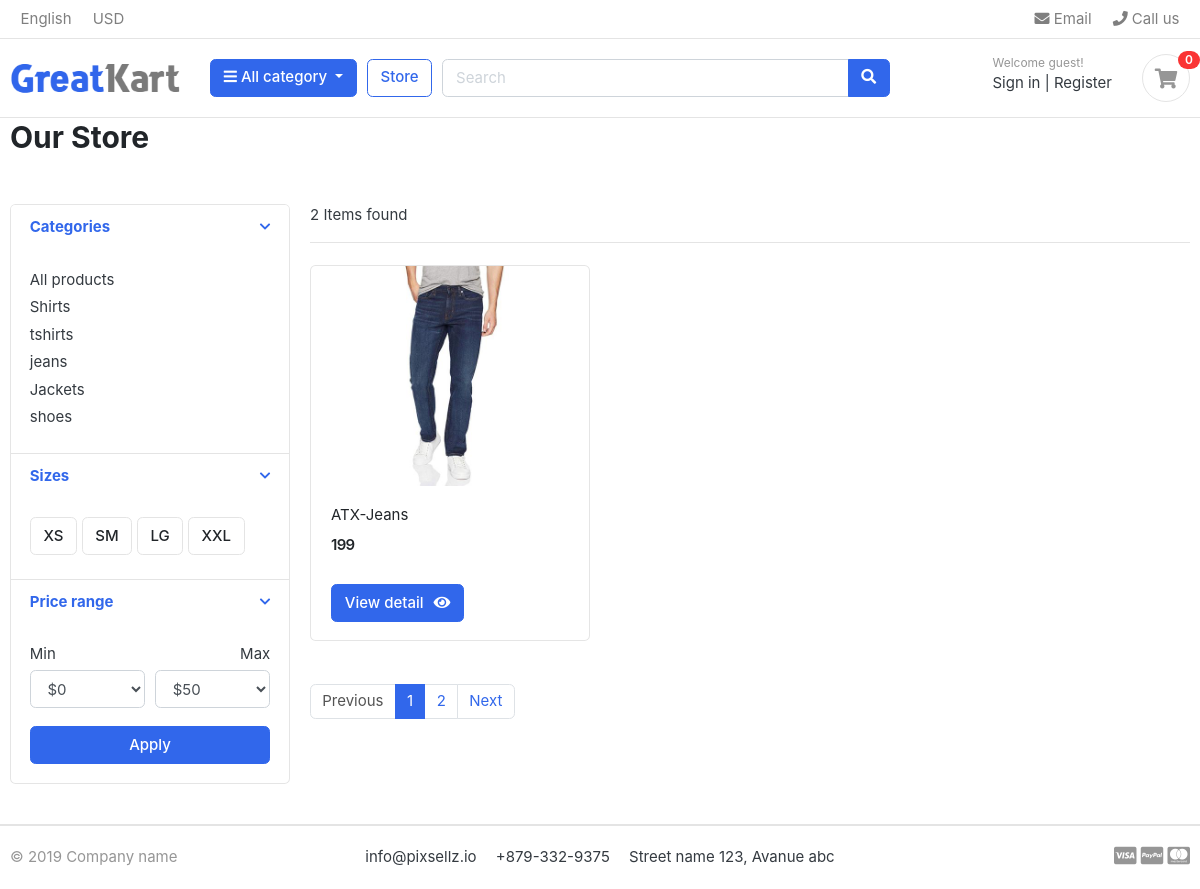
Page /store/category/jeans/ on the committed database.
### category/models.py (models this page shows, shortened)
class Category(models.Model):
    category_name=models.CharField(max_length=200)
    category_description=models.TextField()
    slug=models.CharField(max_length=200, unique=True)
    image=models.ImageField(upload_to='photos/categories',blank=True, null=True)
    class Meta():
        verbose_name='category'
        verbose_name_plural='categories'
    def get_url(self):
        return reverse('products_by_category', args=[self.slug])

### store/models.py (models this page shows, shortened)
class Product(models.Model):
    product_name=models.CharField(max_length=200,unique=True)
    slug        =models.CharField(max_length=200,unique=True)
    description =models.TextField()
    price       =models.IntegerField()
    images      =models.ImageField(upload_to='photos/products',null=True,blank=True)
    stock      =models.IntegerField()
    is_available=models.BooleanField(default=True)
    category    =models.ForeignKey(Category, on_delete=models.CASCADE)
    created_date=models.DateTimeField(auto_now_add=True)
    modified_date =models.DateTimeField(auto_now=True)
    def get_url(self):
        return reverse('product_detail',args=[self.category.slug, self.slug])

### store/views.py (the view)
# urls.py: path('store/', include('store.urls')),
def store(request, category_slug=None):
    products=None
    categories=None
    if category_slug != None:
        categories=get_object_or_404(Category, slug=category_slug)
        products=Product.objects.filter(category=categories, is_available=True)
        paginator=Paginator(products, 1)
        page=request.GET.get('page')
        paged_products=paginator.get_page(page)
        product_count=products.count()
    else:
        products=Product.objects.all().filter(is_available=True).order_by(id)
        paginator=Paginator(products, 6)
        page=request.GET.get('page')
        paged_products=paginator.get_page(page)
        product_count=products.count()
    context={
            'products':paged_products,
            'product_count':product_count,
        }
    return render(request, 'store.html',context)

### carts/context_processor.py (called while the page is built)
def counter(request):
    cart_count=0
    if 'admin' in request.path:
        return {}
    else :
        try:
            cart=Cart.objects.filter(cart_id=_cart_id(request))
            cart_items=CartItem.objects.all().filter(cart=cart[:1])
            for cart_item in cart_items:
                cart_count += 1
        except cart.DoesNotExist:
            cart_count=0
    return dict(cart_count=cart_count)

### carts/views.py (called while the page is built)
def _cart_id(request):
    cart = request.session.session_key
    if not cart:
        request.session.create()
        cart = request.session.session_key
    return cart

### category/context_processor.py (called while the page is built)
def menu_links(request):
    links=Category.objects.all()
    return dict(links=links)

### templates/store.html (shortened to what this page needs)
{% extends 'base.html' %}
{% load static %}
{% block content %}
    <section class="section_pagetop_bg">
        <div class="container">
            <h2 class="title-page">Our Store</h2>
        </div>
    </section>
    <section class="section-content padding-y">
<div class="container">
<div class="row">
	<aside class="col-md-3">
<div class="card">
	<article class="filter-group">
		<header class="card-header">
			<a href="#" data-toggle="collapse" data-target="#collapse_1" aria-expanded="true" class="">
				<i class="icon-control fa fa-chevron-down"></i>
				<h6 class="title">Categories</h6>
			</a>
		</header>
		<div class="filter-content collapse show" id="collapse_1" style="">
			<div class="card-body">
				<ul class="list-menu">
				<li><a href="{% url 'store' %}">All products</a></li>
				{% for category in links %}
				<li><a href="{{ category.get_url }}">{{ category.category_name }}</a></li>
				{% endfor %}
				</ul>
			</div>
		</div>
	</article>
	<article class="filter-group">
		<header class="card-header">
			<a href="#" data-toggle="collapse" data-target="#collapse_4" aria-expanded="true" class="">
				<i class="icon-control fa fa-chevron-down"></i>
				<h6 class="title">Sizes </h6>
			</a>
		</header>
		<div class="filter-content collapse show" id="collapse_4" style="">
			<div class="card-body">
			  <label class="checkbox-btn">
			    <span class="btn btn-light"> XS </span>
			  </label>
			  <label class="checkbox-btn">
			    <span class="btn btn-light"> SM </span>
			  </label>
			  <label class="checkbox-btn">
			    <span class="btn btn-light"> LG </span>
			  </label>
			  <label class="checkbox-btn">
			    <span class="btn btn-light"> XXL </span>
			  </label>
		</div>
		</div>
	</article>
	<article class="filter-group">
		<header class="card-header">
			<a href="#" data-toggle="collapse" data-target="#collapse_3" aria-expanded="true" class="">
				<i class="icon-control fa fa-chevron-down"></i>
				<h6 class="title">Price range </h6>
			</a>
		</header>
		<div class="filter-content collapse show" id="collapse_3" style="">
			<div class="card-body">
				<div class="form-row">
				<div class="form-group col-md-6">
				  <label>Min</label>
				  	<select class="mr-2 form-control">
						<option value="0">$0</option>
					</select>
				</div>
				<div class="form-group text-right col-md-6">
				  <label>Max</label>
				  	<select class="mr-2 form-control">
						<option value="50">$50</option>
					</select>
				</div>
				</div>
				<button class="btn btn-block btn-primary">Apply</button>
			</div>
		</div>
	</article>
</div>
	</aside>
	<main class="col-md-9">
<header class="border-bottom mb-4 pb-3">
		<div class="form-inline">
			<span class="mr-md-auto">{{ product_count }} Items found </span>
		</div>
</header>
<div class="row">
    {% for product in products %}
    <div class="col-md-4">
        <figure class="card card-product-grid">
			<div class="img-wrap">
			{% if product.images %}
        <a href="{{ product.get_url }}" class="img-wrap"> <img src="{{ product.images.url }}"> </a>
    {% else %}
        <img src="{% static 'images/placeholder.png' %}" alt="No image available">
    {% endif %}
			</div>
			<figcaption class="info-wrap">
				<div class="fix-height">
					<a href="{{ product.get_url }}" class="title">{{ product.product_name }}</a>
					<div class="price-wrap mt-2">
						<span class="price">{{product.price}}</span>
					</div>
				</div>
				{% if single_product.stock <= 0 %}
					<h4 style="color:red;">Out of stock</h4>
				{% else %}
					<a href="{{ product.get_url }}" class="btn  btn-primary "> <span class="text">View detail</span><i class="fas fa-eye"></i>  </a>
			{% endif %}
				</figcaption>
		</figure>
	</div>
    {% endfor %}
</div>
<nav class="mt-4" aria-label="Page navigation sample">
	{% if products.has_other_pages %}
	<ul class="pagination">
		{% if products.has_previous %}
		<li class="page-item"><a class="page-link" href="?page={{ products.previous_page_number }}">Previous</a></li>
		{% else %}
		<li class="page-item disabled"><a class="page-link" href="#">Previous</a></li>
		{% endif %}
		{% for i in products.paginator.page_range %}
			{% if products.number == i %}
			<li class="page-item active"><a class="page-link" href="#">{{i}}</a></li>
			{% else %}
			<li class="page-item"><a class="page-link" href="?page={{i}}">{{i}}</a></li>
			{% endif %}
		{% endfor %}
		{% if products.has_next %}
		<li class="page-item"><a class="page-link" href="?page={{ products.next_page_number }}">Next</a></li>
		{% else %}
		<li class="page-item disabled"><a class="page-link" href="#">Next</a></li>
		{% endif %}
	</ul>
	{% endif %}
</nav>
</main>
</div>
</div>
</section>
{% endblock  %}

### static/css/ui.css (style rules this page uses)
html { font-family: "Inter", sans-serif; font-size: 15px; }
.img-wrap { text-align: center; display: block; }
.img-wrap img { max-width: 100%; }
.price-wrap { letter-spacing: -0.7px; }
.padding-y { padding-top: 40px; padding-bottom: 40px; }
figure { margin-bottom: 0; }
article:after, .form-group:after { display: block; clear: both; content: ""; }
.title-page { color: #212529; }
.btn-light { background-color: #fff; border-color: #e4e4e4; }
.btn .text + i { margin-left: 10px; }
[class*=list-] li:after { visibility: hidden; display: block; content: ""; overflow: hidden; height: 0; clear: both; }
.list-menu { list-style: none; margin: 0; padding-left: 0; }
.list-menu li { margin-bottom: 5px; }
.list-menu a { color: #343a40; }
[class*=card-product] a.title { color: #212529; display: block; }
[class*=card-product] .img-wrap { overflow: hidden; position: relative; }
[class*=card-product] .img-wrap img { height: 100%; max-width: 100%; width: auto; display: inline-block; -o-object-fit: cover; object-fit: cover; }
.card-product-grid { margin-bottom: 20px; }
.card-product-grid .img-wrap { border-radius: 0.2rem 0.2rem 0 0; height: 220px; }
.card-product-grid .info-wrap { overflow: hidden; padding: 18px 20px; }
.card-product-grid .fix-height { height: 80px; overflow: hidden; }
.card .img-wrap { overflow: hidden; }
.price { font-weight: 600; color: #212529; }
.icon-control { margin-top: 5px; float: right; font-size: 80%; }
.card-header .title { margin-bottom: 0; line-height: 1.5; }
.filter-group { border-bottom: 1px solid #e4e4e4; }
.filter-group .card-header { border-bottom: 0; }
.filter-group:last-child { border-bottom: 0; }
.checkbox-btn { position: relative; }

### rows in the picture
Category: category_name "Shirts"
Category: category_name "tshirts"
Category: category_name "jeans"
Category: category_name "Jackets"
Category: category_name "shoes"
Product: images (picture), product_name "ATX-Jeans", price "199"

### other values in the picture
{{ cart_count }} "0"
{{ product_count }} "2"
{{ i }} "1"
{{ i }} "2"
